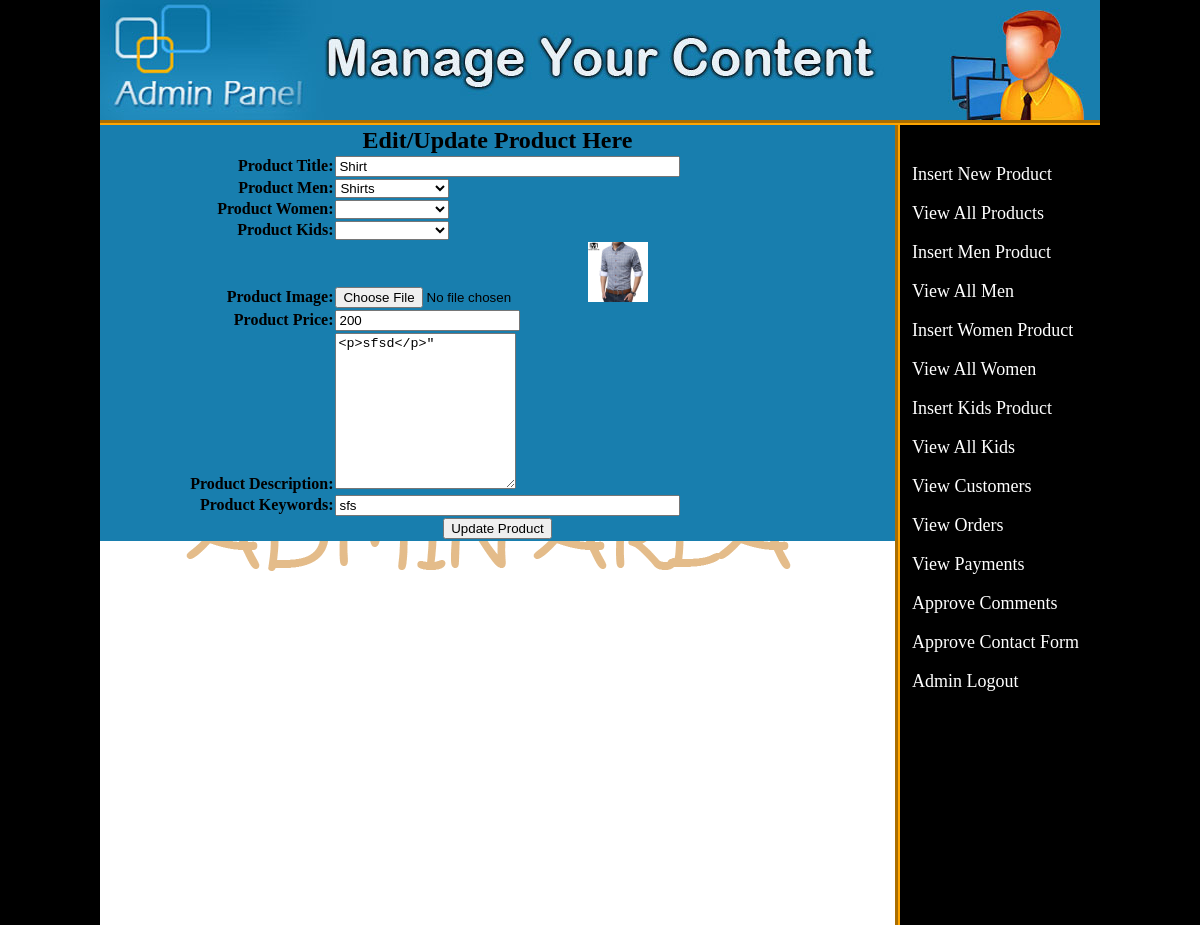
Screenshot of /admin_area/index.php?edit_pro=16 with the database file from the repository.
### tables this page shows
CREATE TABLE `products` (
  `product_id` int(100) NOT NULL,
  `product_men` int(100) NOT NULL,
  `product_women` int(100) NOT NULL,
  `product_kids` int(100) NOT NULL,
  `product_title` varchar(200) NOT NULL,
  `product_price` int(100) NOT NULL,
  `product_descrip` text NOT NULL,
  `product_image` text NOT NULL,
  `product_keywords` text NOT NULL
);

CREATE TABLE `men` (
  `men_id` int(100) NOT NULL,
  `men_title` text NOT NULL
);

### admin_area/edit_pro.php (the view, shortened to what this page needs)
<!DOCTYPE>
<?php
include("includes/db.php");
if(isset($_GET['edit_pro'])){
	$get_id = $_GET['edit_pro'];
	$get_pro = "select * from products where product_id='$get_id'";
		$run_pro = mysqli_query($con, $get_pro);
		$row_pro = mysqli_fetch_array($run_pro);
				$pro_title = $row_pro['product_title'];
				$pro_image = $row_pro['product_image'];
				$pro_price = $row_pro['product_price'];
				$pro_descrip = $row_pro['product_descrip'];
				$pro_keywords = $row_pro ['product_keywords'];
				$pro_men = $row_pro['product_men'];
				$pro_women = $row_pro['product_women'];
				$pro_kids = $row_pro['product_kids'];
				$get_men = "select * from men where men_id='$pro_men'";
				$run_men = mysqli_query($con, $get_men);
				$row_men = mysqli_fetch_array($run_men);
				$men_title = $row_men['men_title'];
				$get_women = "select * from women where women_id='$pro_women'";
				$run_women = mysqli_query($con, $get_women);
				$row_women = mysqli_fetch_array($run_women);
				$women_title = $row_women['women_title'];
				$get_kids = "select * from kids where kids_id='$pro_kids'";
				$run_kids = mysqli_query($con, $get_kids);
				$row_kids = mysqli_fetch_array($run_kids);
				$kids_title = $row_kids['kids_title'];
}
?>
<html>
	<head>
	</head>
<body bgcolor="skyblue">
	<form action="" method="post" enctype="multipart/form-data">
		<table align="center" width="795" border="2" bgcolor="#187eae">
			<tr align="center">
				<td colspan="7"><h2>Edit/Update Product Here</h2></td>
			</tr>
			<tr>
				<td align="right"><b>Product Title:</b></td>
				<td><input type="text" name="product_title" size="40" value="<?php echo $pro_title;?>"/></td>
			</tr>
			<tr>
				<td align="right"><b>Product Men:</b></td>
				<td>
					<select name="product_men">
						<option><?php echo $men_title;?></option>
				</td>
			</tr>
			<tr>
				<td align="right"><b>Product Women:</b></td>
				<td>
					<select name="product_women">
					<option><?php echo $women_title;?></option>
						<?php
							$get_women = "select * from women";
							$run_women = mysqli_query($con, $get_women);
							while ($row_women=mysqli_fetch_array($run_women)){
							$women_id = $row_women['women_id'];
							$women_title = $row_women['women_title'];
							echo "<option value='$women_id'>$women_title</option>";
							}
						?>
				</td>
			</tr>
			<tr>
				<td align="right"><b>Product Kids:</b></td>
				<td>
					<select name="product_kids">
					<option><?php echo $kids_title;?></option>
						<?php
							$get_kids = "select * from kids";
							$run_kids = mysqli_query($con, $get_kids);
							while ($row_kids=mysqli_fetch_array($run_kids)){
							$kids_id = $row_kids['kids_id'];
							$kids_title = $row_kids['kids_title'];
							echo "<option value='$kids_id'>$kids_title</option>";
							}
						?>
				</td>
			</tr>
			<tr>
				<td align="right"><b>Product Image:</b></td>
				<td><input type="file" name="product_image" /><img src="product_images/<?php echo $pro_image; ?>" width="60" height="60"/></td>
			</tr>
			<tr>
				<td align="right"><b>Product Price:</b></td>
				<td><input type="text" name="product_price" value="<?php echo $pro_price;?>" /></td>
			</tr>
			<tr>
				<td align="right"><b>Product Description:</b></td>
				<td><textarea name="product_descrip" cols="20" rows="10"><?php echo $pro_descrip;?>"</textarea></td>
			</tr>
			<tr>
				<td align="right"><b>Product Keywords:</b></td>
				<td><input type="text" name="product_keywords" size="40" value="<?php echo $pro_keywords;?>"/></td>
			</tr>
			<tr align="center">
				<td colspan="7"><input type="submit" name="update_product" value="Update Product"/></td>
			</tr>
	</form>
</body>
</html>

### admin_area/styles/style.css (style rules this page uses)
html, body, div, span, applet, object, iframe, h1, h2, h3, h4, h5, h6, p, blockquote, pre, a, abbr, acronym, address, big, cite, code, del, dfn, em, img, ins, kbd, q, s, samp, small, strike, strong, sub, sup, tt, var, b, u, i, center, dl, dt, dd, ol, ul, li, fieldset, form, label, legend, table, caption, tbody, tfoot, thead, tr, th, td, article, aside, canvas, details, embed, figure, figcaption, footer, header, hgroup, menu, nav, output, ruby, section, summary, time, mark, audio, video { margin: 0; padding: 0; border: 0; vertical-align: baseline; }
body { background:black; }

### rows the page displays
products: product_title "Shirt", product_image (picture), product_price "200", product_descrip "<p>sfsd</p>\"", product_keywords "sfs"
men: product_men "Shirts"
